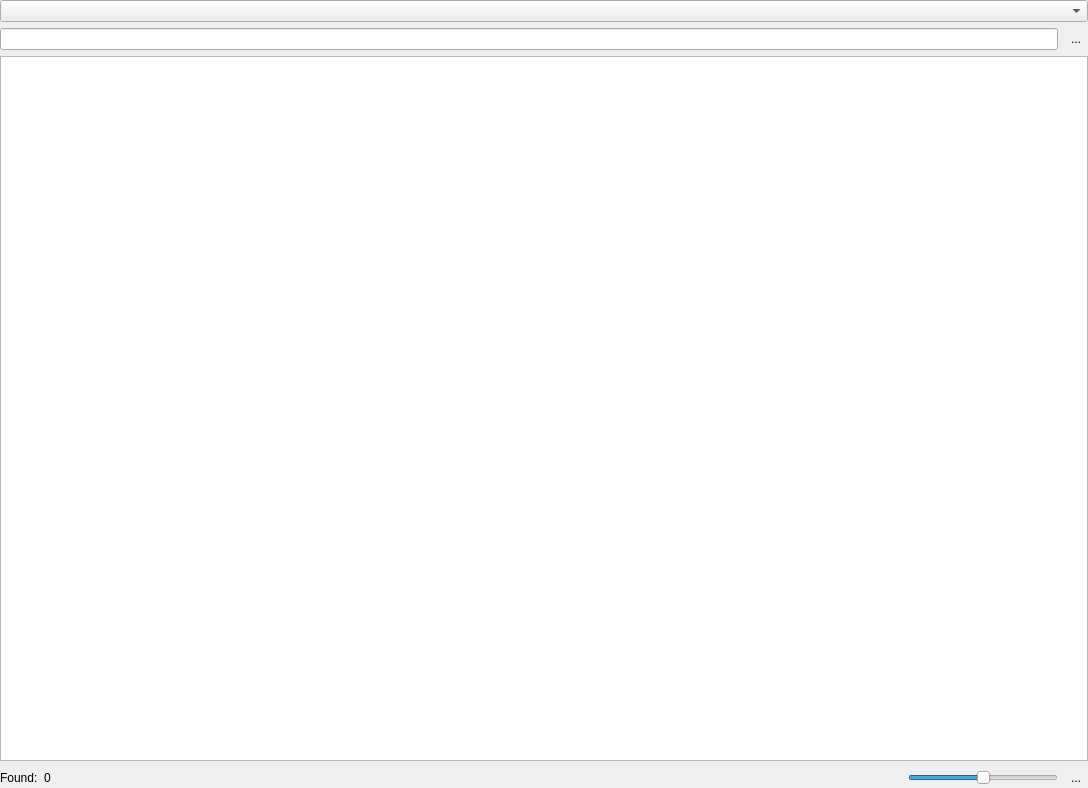
<?xml version="1.0" encoding="UTF-8"?>
<ui version="4.0">
 <class>Form</class>
 <widget class="QWidget" name="Form">
  <property name="geometry">
   <rect>
    <x>0</x>
    <y>0</y>
    <width>1088</width>
    <height>788</height>
   </rect>
  </property>
  <property name="windowTitle">
   <string>Form</string>
  </property>
  <layout class="QVBoxLayout" name="verticalLayout">
   <property name="leftMargin">
    <number>0</number>
   </property>
   <property name="topMargin">
    <number>0</number>
   </property>
   <property name="rightMargin">
    <number>0</number>
   </property>
   <property name="bottomMargin">
    <number>0</number>
   </property>
   <item>
    <widget class="QComboBox" name="cbIconsSource">
     <property name="toolTip">
      <string>Resource type</string>
     </property>
    </widget>
   </item>
   <item>
    <widget class="QWidget" name="widget" native="true">
     <layout class="QHBoxLayout" name="horizontalLayout">
      <property name="leftMargin">
       <number>0</number>
      </property>
      <property name="topMargin">
       <number>0</number>
      </property>
      <property name="rightMargin">
       <number>0</number>
      </property>
      <property name="bottomMargin">
       <number>0</number>
      </property>
      <item>
       <widget class="WLineEdit" name="leFilterName">
        <property name="toolTip">
         <string>Filter resources list from name</string>
        </property>
       </widget>
      </item>
      <item>
       <widget class="QToolButton" name="tbFilterNameRegEx">
        <property name="toolTip">
         <string>Filter resource name using regular expression</string>
        </property>
        <property name="text">
         <string>...</string>
        </property>
        <property name="icon">
         <iconset resource="svg/dark_icons.qrc">
          <normaloff>:/pktk/images/normal/filter_regex</normaloff>:/pktk/images/normal/filter_regex</iconset>
        </property>
        <property name="checkable">
         <bool>true</bool>
        </property>
        <property name="autoRaise">
         <bool>true</bool>
        </property>
       </widget>
      </item>
     </layout>
    </widget>
   </item>
   <item>
    <widget class="QListWidget" name="lvIcons">
     <property name="sizePolicy">
      <sizepolicy hsizetype="Expanding" vsizetype="MinimumExpanding">
       <horstretch>0</horstretch>
       <verstretch>0</verstretch>
      </sizepolicy>
     </property>
     <property name="resizeMode">
      <enum>QListView::Adjust</enum>
     </property>
     <property name="uniformItemSizes">
      <bool>true</bool>
     </property>
     <property name="selectionRectVisible">
      <bool>true</bool>
     </property>
    </widget>
   </item>
   <item>
    <widget class="QWidget" name="wStatusBar" native="true">
     <layout class="QHBoxLayout" name="horizontalLayout_3">
      <property name="leftMargin">
       <number>0</number>
      </property>
      <property name="topMargin">
       <number>0</number>
      </property>
      <property name="rightMargin">
       <number>0</number>
      </property>
      <property name="bottomMargin">
       <number>0</number>
      </property>
      <item>
       <widget class="QLabel" name="label">
        <property name="sizePolicy">
         <sizepolicy hsizetype="Maximum" vsizetype="Preferred">
          <horstretch>0</horstretch>
          <verstretch>0</verstretch>
         </sizepolicy>
        </property>
        <property name="text">
         <string>Found:</string>
        </property>
       </widget>
      </item>
      <item>
       <widget class="QLabel" name="lblIconsFoundItems">
        <property name="sizePolicy">
         <sizepolicy hsizetype="MinimumExpanding" vsizetype="Preferred">
          <horstretch>0</horstretch>
          <verstretch>0</verstretch>
         </sizepolicy>
        </property>
        <property name="text">
         <string>0</string>
        </property>
       </widget>
      </item>
      <item>
       <widget class="QSlider" name="hsIconsIconSize">
        <property name="maximumSize">
         <size>
          <width>150</width>
          <height>16777215</height>
         </size>
        </property>
        <property name="maximum">
         <number>6</number>
        </property>
        <property name="pageStep">
         <number>1</number>
        </property>
        <property name="value">
         <number>3</number>
        </property>
        <property name="orientation">
         <enum>Qt::Horizontal</enum>
        </property>
        <property name="invertedAppearance">
         <bool>false</bool>
        </property>
       </widget>
      </item>
      <item>
       <widget class="QToolButton" name="tbIconsViewMode">
        <property name="toolTip">
         <string>View mode</string>
        </property>
        <property name="text">
         <string>...</string>
        </property>
        <property name="icon">
         <iconset resource="svg/dark_icons.qrc">
          <normaloff>:/pktk/images/normal/list_view_details</normaloff>:/pktk/images/normal/list_view_details</iconset>
        </property>
        <property name="popupMode">
         <enum>QToolButton::InstantPopup</enum>
        </property>
        <property name="autoRaise">
         <bool>true</bool>
        </property>
        <property name="arrowType">
         <enum>Qt::NoArrow</enum>
        </property>
       </widget>
      </item>
     </layout>
    </widget>
   </item>
  </layout>
 </widget>
 <customwidgets>
  <customwidget>
   <class>WLineEdit</class>
   <extends>QLineEdit</extends>
   <header>pktk.widgets.wlineedit</header>
  </customwidget>
 </customwidgets>
 <resources>
  <include location="svg/dark_icons.qrc"/>
 </resources>
 <connections/>
</ui>
